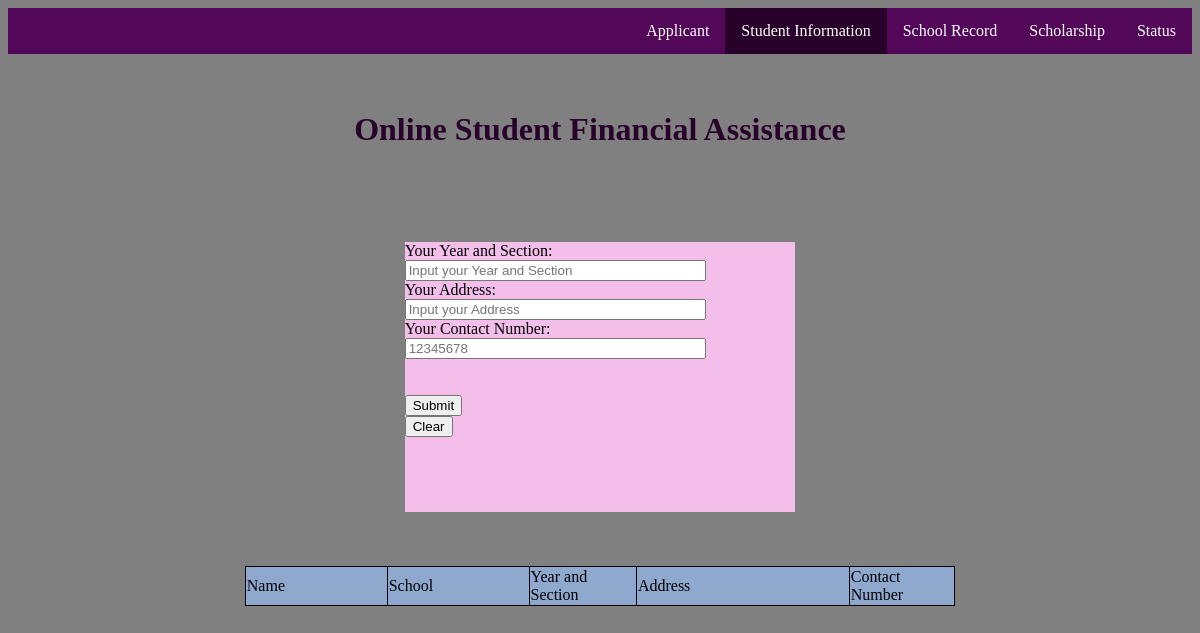
The page /1/view_stuin on the database as committed earlier.
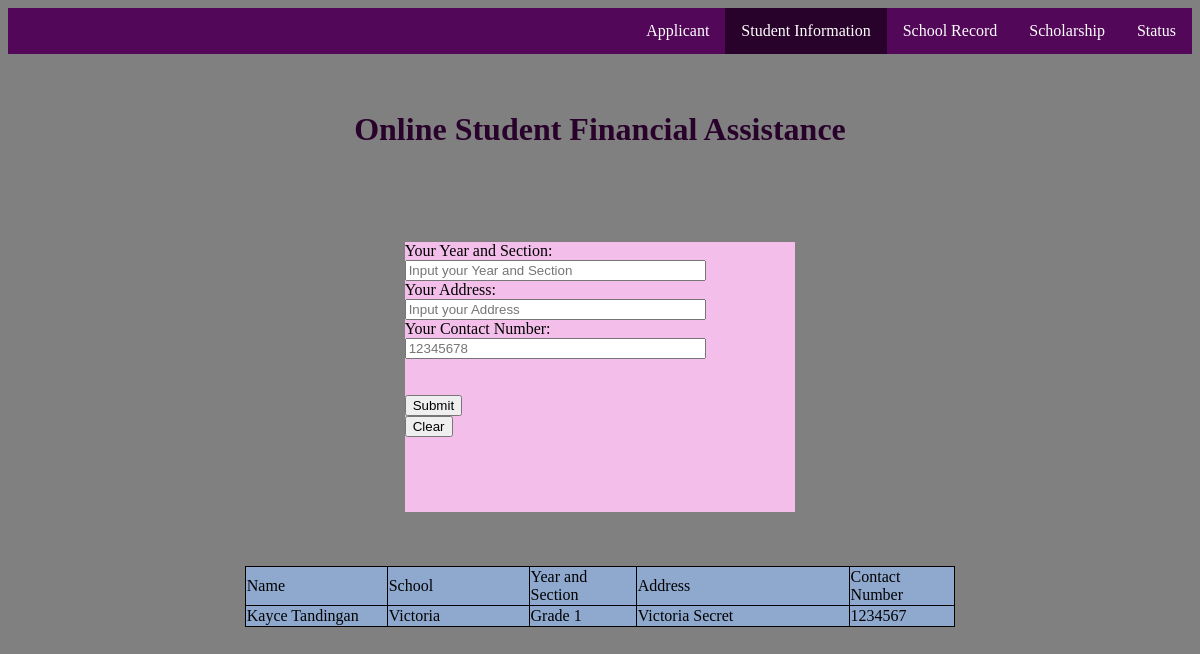
The same page on the database as committed later.
### JAList/models.py (models this page shows)
class Applicant(models.Model):
	fname = models.TextField(default="")
	fschool = models.TextField(default="")
	class meta:
		db_table = "iApplicant"

class Studentinfo(models.Model):
	ggrade_year = models.TextField(default="")
	gaddress = models.TextField(default="")
	gcontactno = models.IntegerField(default="")
	applicant = models.ForeignKey(Applicant, default=None, on_delete=models.PROTECT)
	class meta:
		db_table = "iStudentinfo"

### JAList/views.py (the view)
# urls.py: url(r'^(\d+)/view_stuin$', views.view_stuin, name='view_stuin'),
def view_stuin(request, applicant_id):
	applicant_ = Applicant.objects.get(id=applicant_id)
	return render(request, 'studentinfo.html', {'applicant': applicant_},)

### JAList/templates/studentinfo.html (shortened to what this page needs)
<!DOCTYPE html>
<html lang="en">
<head>
</head>
<body>
    <div id="commentsection">
      <ul>
        <li><a href="sstatus">Status</a></li>
        <li><a href="sscholarship">Scholarship</a></li>
        <li><a href="sschool_record">School Record</a></li>
        <li><a href="sstudentinfo" class="active">Student Information</a></li>
        <li><a href="aapplicant">Applicant</a></li>
      </ul>
      <br>
      <br>
        <div class="Title">
        <h1>Online Student Financial Assistance</h1>
        <br>
        <br>
        <br>
        <br>
        </div>
      <div class="box">
        <form method="POST" id="commentform" action="/{{applicant.id}}/add_applicant">
          <label for="ysection" class="required">Your Year and Section:</label>
          <input type="text"
          name="ysection"
          id="ysection"
          value=""
          tabindex="1"
          placeholder="Input your Year and Section"
          required="required">
          <label for="address" class="required">Your Address:</label>
          <input type="text"
          name="address"
          id="address"
          value=""
          tabindex="2"
          placeholder="Input your Address"
          required="required">
          <label for="cnumber" class="required">Your Contact Number:</label><br>
          <input type="tel"
          name="cnumber"
          id="cnumber"
          placeholder="12345678"
          value=""
          tabindex="3"
          placeholder="Input your Contact Number"
          required="required">
          <br>
          <br>
          <input name="submit" type="submit" id='submit' value="Submit" /><br>
          <input type="reset" value="Clear">
        </form>
      </div>
      <div>
        <br>
        <br>
        <br>
      <table style="width:60%" align="center">
        <tr>
        <td style="width: 20%;">Name</td>
        <td style="width: 20%">School</td>
        <td>Year and Section</td>
        <td style="width: 30%;">Address</td>
        <td>Contact Number</td>
        </tr>
      {% for studentinfo in applicant.studentinfo_set.all %}
    <tr>
      <td>{{ applicant.fname }}</td>
      <td>{{ applicant.fschool }}</td>
      <td>{{studentinfo.ggrade_year }}</td>
      <td>{{ studentinfo.gaddress }}</td>
      <td>{{ studentinfo.gcontactno }}</td>
    </tr> {% endfor %} </table>
    </div>
</body>
</html>

Rows that differ between the two databases and show on the page:
added Studentinfo: ggrade_year "Grade 1", gaddress "Victoria Secret", gcontactno "1234567"
now on this page (row edited): Applicant: fname "Kayce Tandingan", fschool "Victoria"
